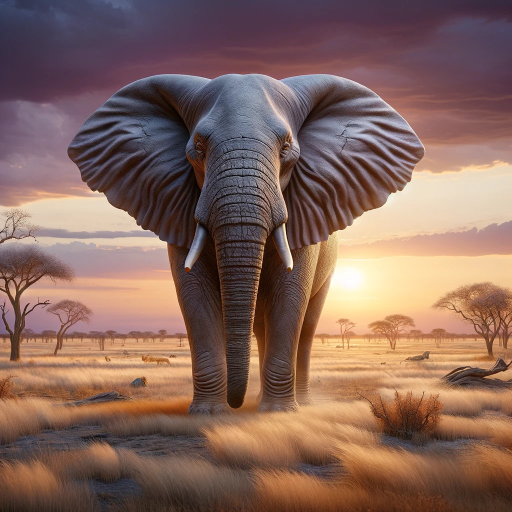
#> input picture demo-programs/elephant.jpg, 1024 x 1024 px, given in place of birds.png, which was not available (shown at 1/2 size)
$ python opencv-demo03.py
#> lines starting #> are read from the running program, lines starting #| are printed output that depends on the picture; pictures that were not available may be replaced by others from this repository, and a replacement may not be noted
#> in main, image is the input picture: shape (1024, 1024, 3); mean B, G, R 92.6, 102.7, 133.8
import cv2
import numpy as np

def resize_image(image, width, height, dest_path):
#> called with width = 300, height = 300, dest_path = 'birds_resized.png'
    resized_image = cv2.resize(image, (width, height), interpolation=cv2.INTER_AREA) #INTER_NEAREST?
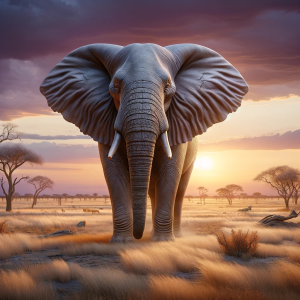
#> resized_image: shape (300, 300, 3); mean B, G, R 92.6, 102.7, 133.8
    cv2.imwrite(dest_path, resized_image)
    return resized_image

def divide_image(image, dest_path):
#> called with dest_path = 'birds_divided.png'
    divided_img = np.divide(image, 2)
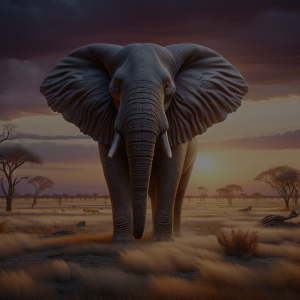
#> divided_img: shape (300, 300, 3) float64; mean B, G, R 46.3, 51.4, 66.9
    cv2.imwrite(dest_path, divided_img)
    return divided_img

def main():
    # Load an image
    image_path = 'birds.png'
    image = cv2.imread(image_path)

    # Resize
    img_resized = resize_image(image, 300, 300, 'birds_resized.png')

    # Resize
    img_divided = divide_image(img_resized,'birds_divided.png')

if __name__ == "__main__":
    main()

$ run again, on demo-programs/giraffe.jpg
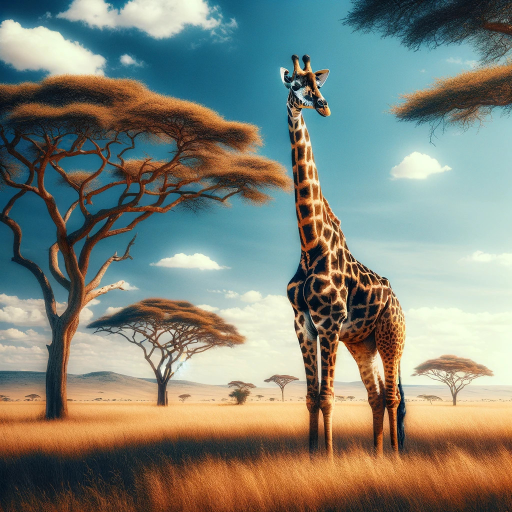
#> input picture demo-programs/giraffe.jpg, 1024 x 1024 px, given in place of birds.png, which was not available (shown at 1/2 size)
#> in main, image is the input picture: shape (1024, 1024, 3); mean B, G, R 119.3, 131.5, 128.1
#> in resize_image, `resized_image = cv2.resize(image, (width, height), interpolation=cv2.I..`:
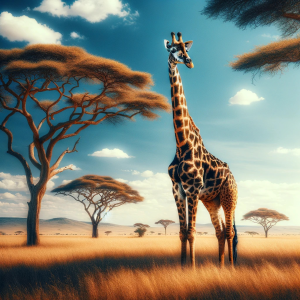
#> resized_image: shape (300, 300, 3); mean B, G, R 119.3, 131.5, 128.1
#> in divide_image, `divided_img = np.divide(image, 2)`:
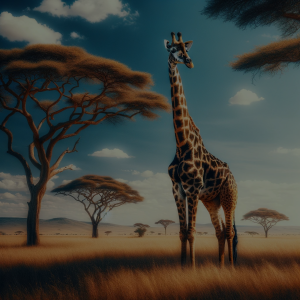
#> divided_img: shape (300, 300, 3) float64; mean B, G, R 59.6, 65.7, 64.1
